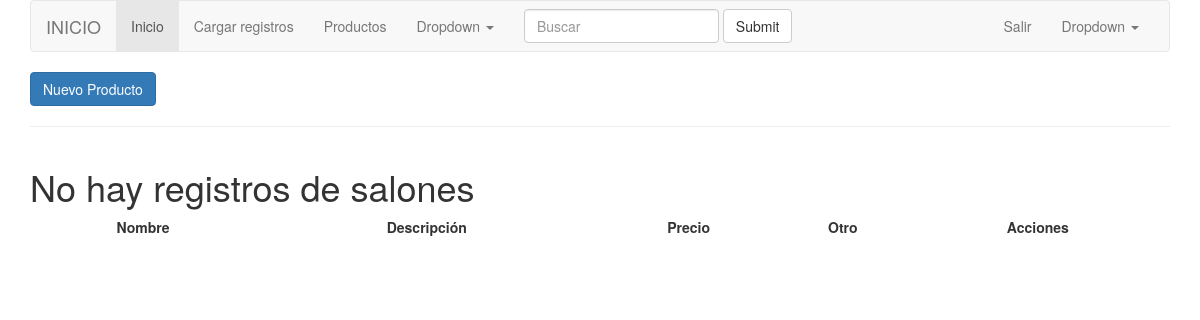
Page /myapp/list_product on the earlier database version.
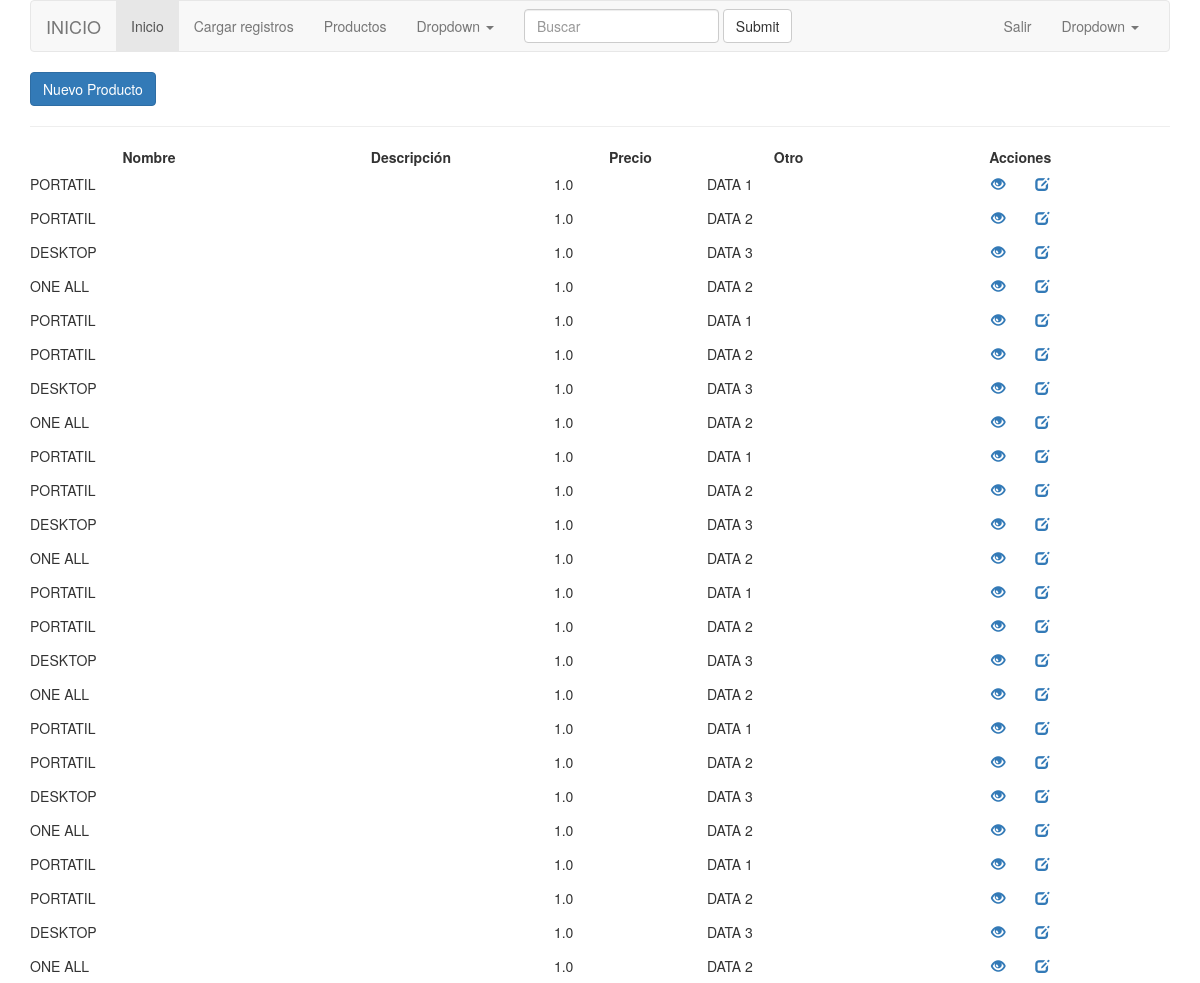
Same page on the later database version.
### myapp/models.py (models this page shows, shortened)
class Product(models.Model):
    name = models.CharField(max_length=100)
    description = models.TextField()
    list_prince = models.FloatField()
    id_tenant = models.ForeignKey(Tenant, on_delete=models.PROTECT)

class Tenant(models.Model):
    name = models.CharField(max_length=100)
    def __str__(self):
        return self.name

### myapp/views.py (the view)
# urls.py: url(r'list_product', ProductList.as_view(), name="product_list"),
class ProductList(ListView):
    model = Product
    template_name = 'api/list_product.html'
    context_object_name = 'products'

### templates/api/list_product.html (shortened to what this page needs)
{% extends 'index.html' %}
{% load static from staticfiles%}
{% block content %}
<link rel="stylesheet" href="https://cdn.datatables.net/1.10.16/css/jquery.dataTables.min.css">
<div class="row">
	<div class="col-lg-10">
		<a onclick="return abrir_modal('{% url 'product_create' %}')" class="btn btn-primary">
			Nuevo Producto
		</a>
	</div>
</div>
<hr/>
<div class="row">
	<div class="col-lg-12" id="contenido">
		<table id="tabla" class="display" cellpadding="0" width="100%">
			<thead>
				<tr>
					<th class="text-center">Nombre</th>
					<th class="text-center">Descripción</th>
					<th class="text-center">Precio</th>
					<th class="text-center">Otro</th>
					<th class="text-center">Acciones</th>
				</tr>
			</thead>
			<tbody>
				{% if products %}
				{% for product in products %}
				<tr>
				<td>{{ product.name }}</td>
				<td>{{ product.description }}</td>
                <td>{{ product.list_prince }}</td>
				<td>{{ product.id_tenant }}</td>
				<td class="text-center">
					<a onclick="return abrir_modal('{% url 'product_detail' product.id %}')" class="btn">
						<span class="glyphicon glyphicon-eye-open"></span>
					</a>
					<a onclick="return abrir_modal('{% url 'product_edit' product.id %}')" class="btn">
						<span class="glyphicon glyphicon-edit"></span>
					</a>
				</td>
				</tr>
				{% endfor %}
				{% else %}
					<h1>No hay registros de salones</h1>
				{% endif %}
			</tbody>
		</table>
	</div>
</div>
{% endblock%}

### templates/index.html (shortened to what this page needs)
<!DOCTYPE HTML>
<html lang="en">
    <head>
        {% load static %}
        {% load static from staticfiles %}
        <link rel="stylesheet" href="{% static 'css/bootstrap.css' %}">
        <link rel="stylesheet" href="https://cdn.datatables.net/1.10.16/css/jquery.dataTables.min.css">
        <link rel="stylesheet" href="https://cdn.datatables.net/1.10.16/css/jquery.dataTables.min.css">
        <link rel="stylesheet" href="https://cdnjs.cloudflare.com/ajax/libs/jqueryui/1.12.1/themes/smoothness/jquery-ui.css">
    </head>
    <body>
        <div class="container">
            {% block navbar %}
            <nav class="navbar navbar-default">
              <div class="container-fluid">
                <div class="navbar-header">
                    <a class="navbar-brand" href="#">INICIO</a>
                </div>
                <div class="collapse navbar-collapse" id="bs-example-navbar-collapse-1">
                  <ul class="nav navbar-nav">
                    <li class="active"><a href="{% url 'searchProduct' %}">Inicio<span class="sr-only">(current)</span></a></li>
                    <li><a href="{% url 'import' %}">Cargar registros</a></li>
                    <li><a href="{% url 'product_list' %}">Productos</a></li>
                    <li class="dropdown">
                      <a href="#" class="dropdown-toggle" data-toggle="dropdown" role="button" aria-haspopup="true" aria-expanded="false">Dropdown <span class="caret"></span></a>
                    </li>
                  </ul>
                  <form class="navbar-form navbar-left">
                    <div class="form-group">
                      <input type="text" class="form-control" placeholder="Buscar">
                    </div>
                    <button type="submit" class="btn btn-default">Submit</button>
                  </form>
                  <ul class="nav navbar-nav navbar-right">
                    <li><a href="#">Salir</a></li>
                    <li class="dropdown">
                      <a href="#" class="dropdown-toggle" data-toggle="dropdown" role="button" aria-haspopup="true" aria-expanded="false">Dropdown <span class="caret"></span></a>
                    </li>
                  </ul>
                </div>
              </div>
            </nav>
            {% endblock %}
            {% block content %}{% endblock %}
        </div>
    </body>
</html>

Differences in the rows shown:
added Product: name "PORTATIL", list_prince "1.0", id_tenant "DATA 1"
added Product: name "PORTATIL", list_prince "1.0", id_tenant "DATA 2"
added Product: name "DESKTOP", list_prince "1.0", id_tenant "DATA 3"
added Product: name "ONE ALL", list_prince "1.0", id_tenant "DATA 2"
added Product: name "PORTATIL", list_prince "1.0", id_tenant "DATA 1"
added Product: name "PORTATIL", list_prince "1.0", id_tenant "DATA 2"
added Product: name "DESKTOP", list_prince "1.0", id_tenant "DATA 3"
added Product: name "ONE ALL", list_prince "1.0", id_tenant "DATA 2"
added Product: name "PORTATIL", list_prince "1.0", id_tenant "DATA 1"
added Product: name "PORTATIL", list_prince "1.0", id_tenant "DATA 2"
added Product: name "DESKTOP", list_prince "1.0", id_tenant "DATA 3"
added Product: name "ONE ALL", list_prince "1.0", id_tenant "DATA 2"
added Product: name "PORTATIL", list_prince "1.0", id_tenant "DATA 1"
added Product: name "PORTATIL", list_prince "1.0", id_tenant "DATA 2"
added Product: name "DESKTOP", list_prince "1.0", id_tenant "DATA 3"
added Product: name "ONE ALL", list_prince "1.0", id_tenant "DATA 2"
added Product: name "PORTATIL", list_prince "1.0", id_tenant "DATA 1"
added Product: name "PORTATIL", list_prince "1.0", id_tenant "DATA 2"
added Product: name "DESKTOP", list_prince "1.0", id_tenant "DATA 3"
added Product: name "ONE ALL", list_prince "1.0", id_tenant "DATA 2"
added Product: name "PORTATIL", list_prince "1.0", id_tenant "DATA 1"
added Product: name "PORTATIL", list_prince "1.0", id_tenant "DATA 2"
added Product: name "DESKTOP", list_prince "1.0", id_tenant "DATA 3"
added Product: name "ONE ALL", list_prince "1.0", id_tenant "DATA 2"
Other differences:
text no longer shown: "No hay registros de salones"
